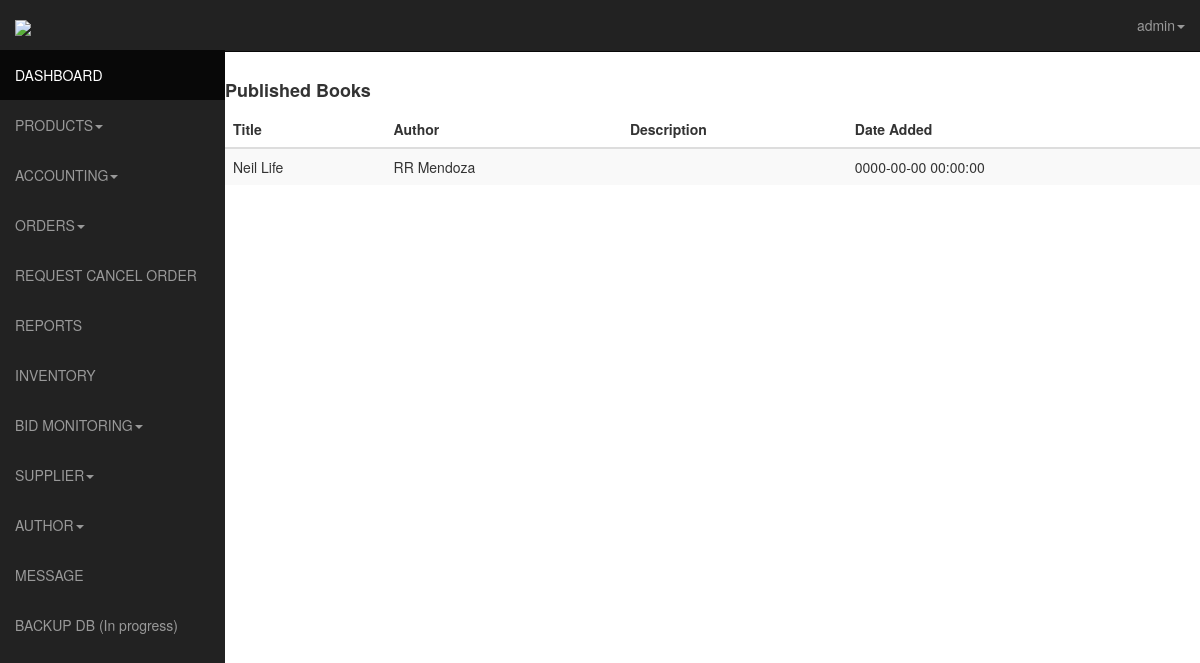
Page /admin/publishedbooks.php (signed in) on the earlier database version.
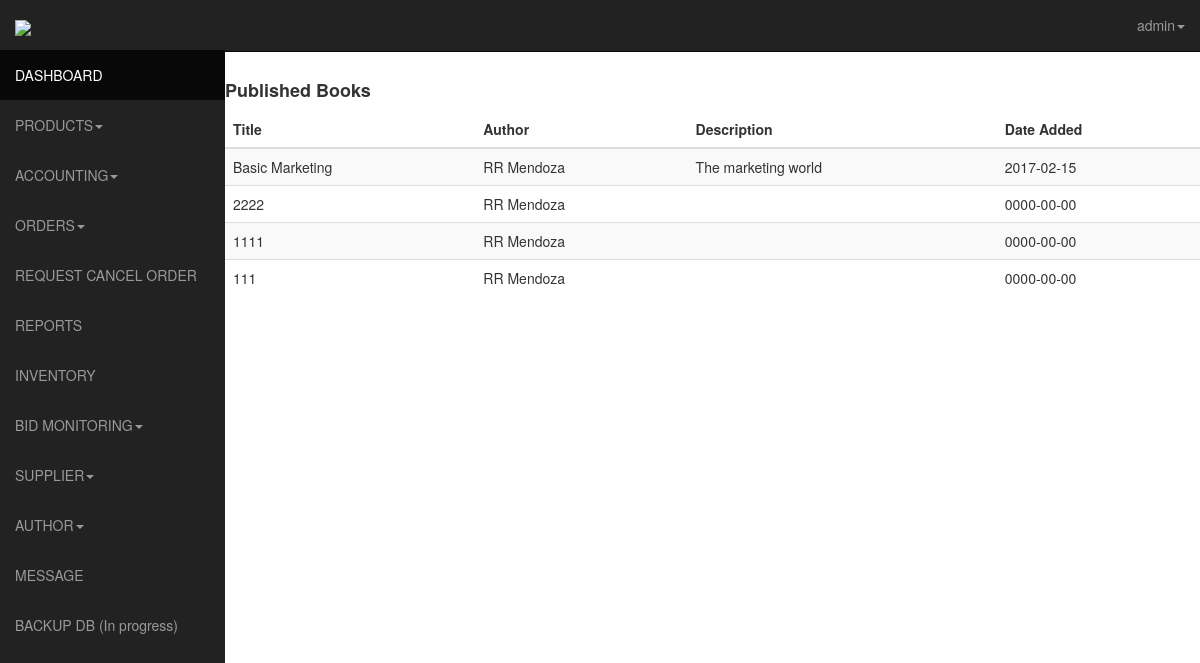
Same page on the later database version.
### tables this page shows
CREATE TABLE IF NOT EXISTS `products` (
  `id` int(11) NOT NULL AUTO_INCREMENT,
  `author_id` int(11) NOT NULL,
  `product_name` varchar(255) NOT NULL,
  `price` varchar(16) NOT NULL,
  `details` text NOT NULL,
  `stock` int(11) NOT NULL,
  `category` varchar(16) NOT NULL,
  `sub_category` varchar(50) NOT NULL,
  `status` varchar(50) NOT NULL,
  `timestamp` varchar(10) NOT NULL,
  `date_added` date NOT NULL,
  `ext` varchar(4) NOT NULL,
  PRIMARY KEY (`id`)
);

CREATE TABLE IF NOT EXISTS `users` (
  `id` int(11) NOT NULL AUTO_INCREMENT,
  `usn` varchar(50) NOT NULL,
  `fname` varchar(120) NOT NULL,
  `lname` varchar(120) NOT NULL,
  `birthday` date NOT NULL,
  `address` varchar(60) NOT NULL,
  `contact` int(11) NOT NULL,
  `email` varchar(120) NOT NULL,
  `password` varchar(128) NOT NULL,
  `activate` int(11) NOT NULL,
  `code` int(11) NOT NULL,
  `date` date NOT NULL,
  `block` int(11) NOT NULL,
  `pic` int(11) NOT NULL,
  `ext` varchar(5) NOT NULL,
  `admin` int(11) NOT NULL,
  `user_type` int(10) NOT NULL,
  PRIMARY KEY (`id`)
);

### admin/publishedbooks.php (the view, shortened to what this page needs)
<!DOCTYPE html>
<html lang="en">
<head>
	<link href="css/bootstrap.css" rel="stylesheet">
    <link href="css/sb-admin.css" rel="stylesheet">-->
    <link rel="stylesheet" href="css/morris-0.4.3.min.css">
</head>
<body>
	<div id="wrapper">
      <nav class="navbar navbar-inverse  navbar-fixed-top" role="navigation">
      <?php include 'template/sidebar.php';?>
    <?php include 'template/top.php';?>
    </nav>
		<div class="table-responsive">
    <h4><b>Published Books</b></h4>
      <table class="table table-striped">
      	<thead>
 		<th>Title</th>
 		<th>Author</th>
 		<th>Description</th>
 		<th>Date Added</th>
 	</thead>
	<tbody>
		<?php
			$sql = mysql_query("SELECT products.product_name, users . * , LEFT(products.details, 20) AS details, products.date_added
FROM products
INNER JOIN users ON products.author_id = users.id
AND users.user_type =2");
		  $requestCount = mysql_num_rows($sql);
		  if ($requestCount > 0) {
		     while ($row = mysql_fetch_array($sql)) {
		      $productname = $row['product_name'];
		      $fname = $row['fname'];
		      $lname = $row['lname'];
		      $desc = $row['details'];
		      $dateadded = $row['date_added'];
		      echo "
		        <tr>
		          <td>$productname</td>
		          <td>$fname $lname</td>
		          <td>$desc</td>
		          <td>$dateadded</td>
		        </tr>
		      ";
		     }
		  }
		 ?>
	</tbody>
      </table>
    </div>
    </div>
</body>
</html>

Differences in the rows shown:
removed products: product_name "Neil Life", users.fname "RR", users.lname "Mendoza", date_added "0000-00-00 00:00:00"
added products: product_name "Basic Marketing", users.fname "RR", users.lname "Mendoza", desc "The marketing world", date_added "2017-02-15"
added products: product_name "2222", users.fname "RR", users.lname "Mendoza", date_added "0000-00-00"
added products: product_name "1111", users.fname "RR", users.lname "Mendoza", date_added "0000-00-00"
added products: product_name "111", users.fname "RR", users.lname "Mendoza", date_added "0000-00-00"
